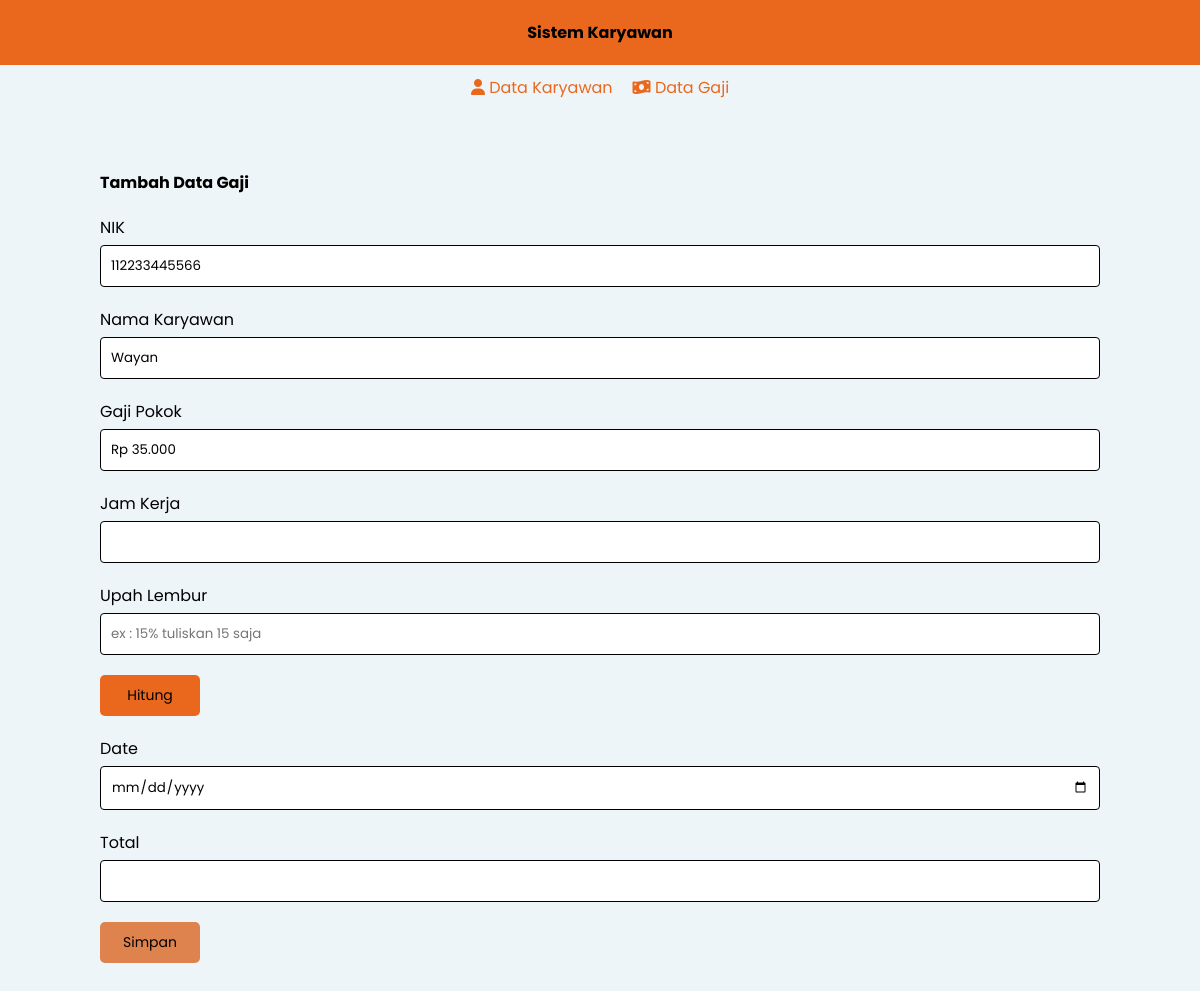
/add_gaji.php?nik=112233445566, run on the app's committed database.
### tables this page shows
CREATE TABLE `user` (
  `nik` char(13) NOT NULL,
  `nama_lengkap` varchar(200) NOT NULL,
  `alamat` varchar(200) NOT NULL,
  `gaji_pokok` double NOT NULL
);

### KaryawanHandler.php (called while the page is built, shortened)
<?php
class KaryawanHandler {
  private $pdo;
  public function __construct($pdo){
    $this->pdo =$pdo;
  }
  public function singleData($nik){
    $stmt = $this->pdo->query("SELECT nik,nama_lengkap,gaji_pokok FROM user WHERE nik = $nik");
    return $stmt->fetchAll(PDO::FETCH_ASSOC);
  }
}

### function.php (called while the page is built)
<?php
function rupiah($angka){
	$hasil_rupiah = "Rp " . number_format($angka,0,',','.');
	return $hasil_rupiah;
}

### add_gaji.php (the view, shortened to what this page needs)
<?php
require_once 'function.php';
require_once 'KaryawanHandler.php';
if(isset($_GET['nik'])){
  $obj = new KaryawanHandler($pdo);
  $data = $obj->singleData($_GET['nik']);
}
?>
<!DOCTYPE html>
<html lang="en">
<head>
  <link rel="stylesheet" href="style.css?<?php echo time();?>">
</head>
<body>
<header>
    <h4>Sistem Karyawan</h4>
</header>
<nav>
  <a class="active" aria-current="page" href="./index.php">
    <i class="fa-solid fa-user"></i>
      <span>Data Karyawan</span>
  </a>
  <a class="" href="./gaji.php">
    <i class="fa-solid fa-money-bill-wave"></i>
      <span>Data Gaji</span>
  </a>
</nav>
<section style="margin-top:60px; margin-bottom:100px;" class="content">
  <div class="title">
    <h4>Tambah Data Gaji</h4>
  </div>
  <form action="./proses_add_gaji.php" method="post">
    <div class="col-12">
      <label for="">NIK</label>
      <input type="text" class="input" name="nik" id="nik" required readonly value="<?=$data[0]['nik']?>">
    </div>
    <div class="col-12">
        <label for="nama" class="form-label">Nama Karyawan</label>
        <input type="text" class="input" id="nama" name="nama_lengkap" readonly value="<?=$data[0]['nama_lengkap']?>">
    </div>
    <div class="col-12">
        <label for="gaji_pokok" class="form-label">Gaji Pokok</label>
        <input type="text" class="input" id="gaji_pokok" name="gaji_pokok" readonly value="<?= rupiah($data[0]['gaji_pokok'])?>">
    </div>
    <div class="col-12" id="col_jam">
    <label for="jam_kerja" class="form-label">Jam Kerja</label>
    <input type="number" class="input" id="jam_kerja" name="jam_kerja" required>
  </div>
  <div class="col-12 d-none" id="col_upah">
    <label for="upah_lembur" class="form-label">Upah Lembur</label>
    <input type="number" class="input" id="upah_lembur" name="upah_lembur" placeholder="ex : 15% tuliskan 15 saja">
  </div>
  <button type="button" class="btn_hitung col-2" id="hitung">Hitung</button>
  <div class="col-12">
    <label for="date" class="form-label">Date</label>
    <input type="date" class="input" id="date" name="date" required>
  </div>
  <div class="col-12">
    <label for="total" class="form-label">Total</label>
    <input type="text" class="input" id="total" name="total" readonly required>
  </div>
    <button type="submit" class="btn_add col-2" >Simpan</button>
  </form>
</section>
</body>
</html>

### style.css (style rules this page uses)
:root { --primary : #e9681e; --secondary:#EEF5F9; --gray:gray; --success:#df834e; --warning:#FFB506; --black : black; }
* { margin: 0; font-family: 'Poppins'; }
body { background-color: var(--secondary); }
header { display: flex; justify-content:space-around; align-items: center; background-color: var(--primary); padding:20px 0; color: var(--white); flex-direction: column; }
header h4 { margin: 0; }
nav { background-color: var(--white); padding:10px 0; display: flex; justify-content:center; align-items:center; gap:20px; }
nav a { text-decoration: none; color: var(--primary); }
section { margin:0 100px; display: flex; flex-direction: column; gap:20px; }
section .title { display: flex; justify-content: space-between; align-items: center; }
.btn_add { text-decoration: none; background-color:var(--success); color: var(--white); padding:10px 15px; border-radius:5px; border: none; font-size: 14px; cursor: pointer; }
.btn_hitung { text-decoration: none; background-color:var(--primary); color: var(--white); padding:10px 15px; border-radius:5px; border: none; font-size: 14px; }
form { display: flex; flex-direction: column; gap:20px; }
.col-12 { display: flex; flex-direction: column; gap:5px; width: 100%; }
.col-2 { width: 10%; }
.col-12 .input { padding: 10px; display: inline-block; border: 1px solid #000000; border-radius: 4px; box-sizing: border-box; }

### data on the page
user: nik "112233445566", nama_lengkap "Wayan", gaji_pokok "Rp 35.000"
